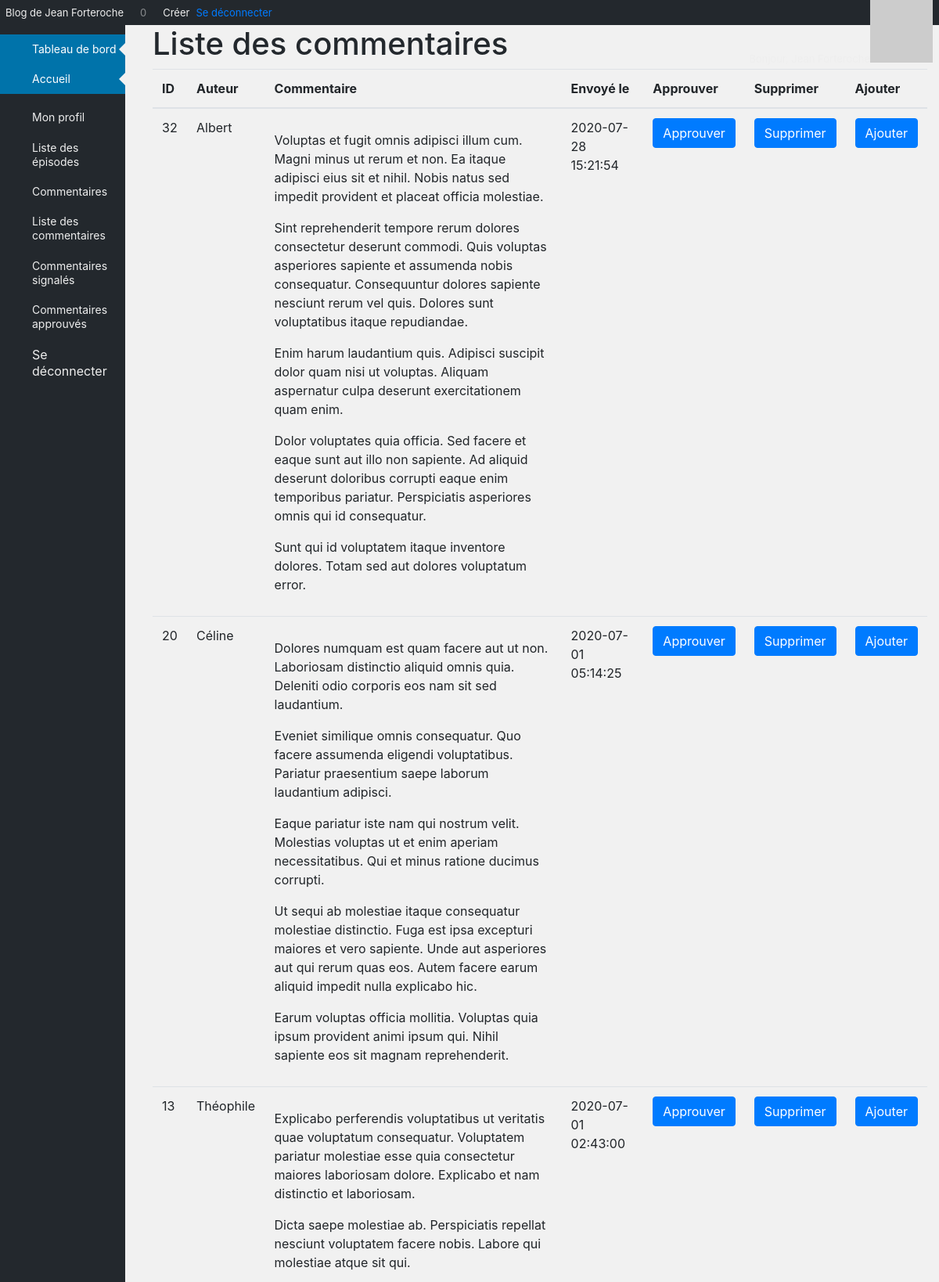
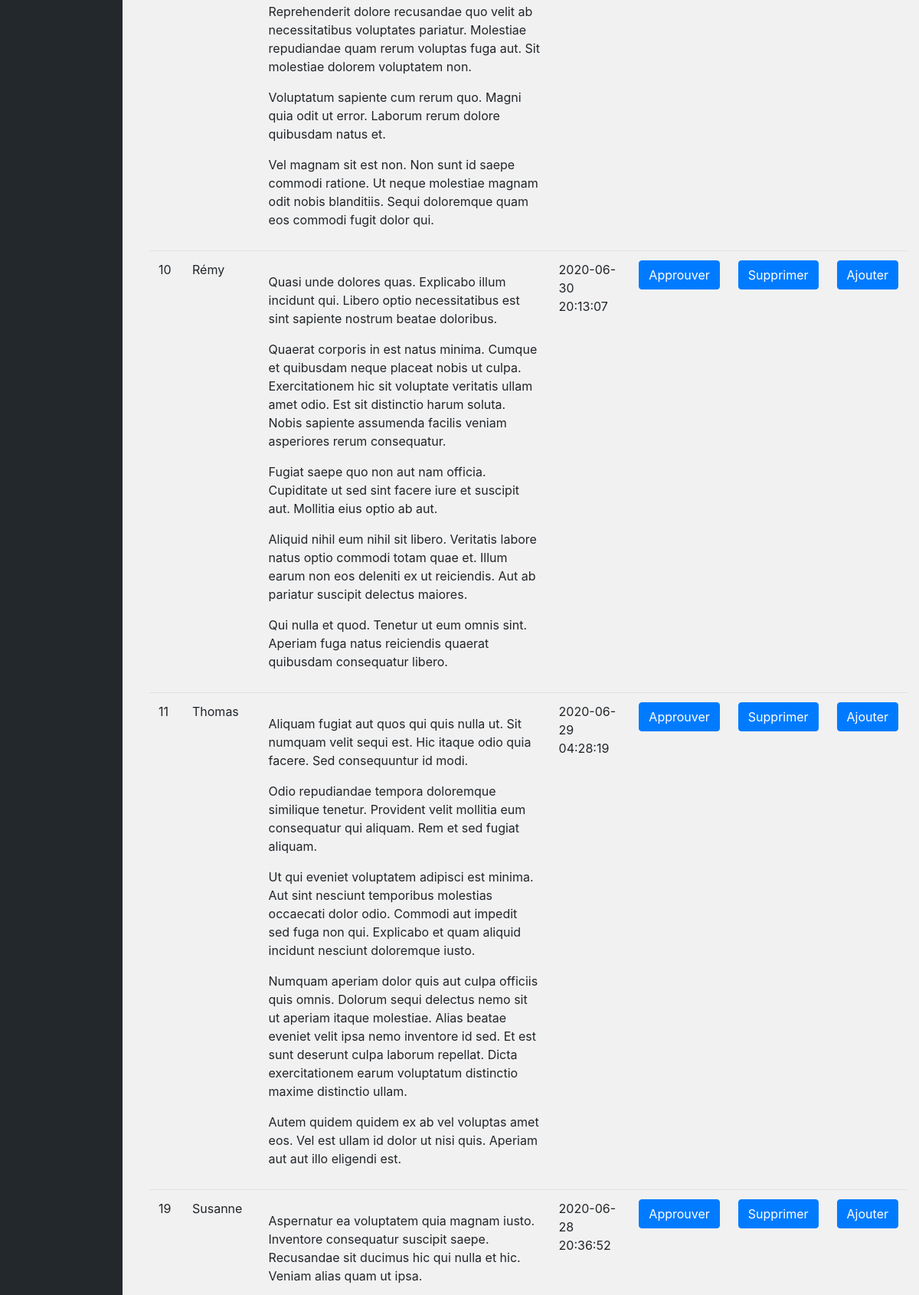
The page /index.php?action=readComments (upper part) on the database its author committed (2 pictures, top to bottom).
### tables this page shows
CREATE TABLE IF NOT EXISTS `Comments` (
  `id` int(11) NOT NULL AUTO_INCREMENT,
  `pseudo` varchar(255) NOT NULL,
  `comment` text NOT NULL,
  `comment_date` datetime NOT NULL,
  `post_id` int(11) NOT NULL,
  `reported` int(3) NOT NULL DEFAULT 0,
  `approved` int(3) NOT NULL DEFAULT 0,
  PRIMARY KEY (`id`),
  CONSTRAINT `fk_posts_id` FOREIGN KEY (`post_id`) REFERENCES `Posts`(`id`) ON DELETE CASCADE
);

### src/View/View.php (called while the page is built, shortened)
<?php
class View
{
    public function render(array $data, string $origin): void
    {
        require_once "..\\templates\\${origin}\\${data['template']}.html.php";
        $content = ob_get_clean();
        require_once "..\\templates\\${origin}\\layout.html.php";
    }
}

### src/Controller/Backoffice/AdminController.php (called while the page is built, shortened)
<?php
class AdminController
{
    private CommentManager $commentManager;
    private View $view;
    public function __construct(AdminManager $adminManager, PostManager $postManager, CommentManager $commentManager, View $view)
    {
        $this->commentManager = $commentManager;
        $this->view = $view;
    }
    public function readComments(): void
    {
        $dataComments = $this->commentManager->showAllComment();
        $this->view->render(['template' => 'readcomments', 'allcomment' => $dataComments], 'backoffice');
    }
}

### public/index.php (called while the page is built, shortened)
<?php
$router = new Router();
$router->run();

### src/Model/commentManager.php (called while the page is built, shortened)
<?php
class CommentManager
{
    private $database;
    public function __construct(Database $database)
    {
        $this->database = $database->getPdo();
    }
    public function showAllComment(): ?array
    {
        $request = $this->database->prepare('SELECT id, pseudo, comment, comment_date, post_id, reported, approved FROM Comments ORDER BY comment_date DESC');
        $request->execute();
        return $request->fetchAll();
    }
}

### src/Service/Database.php (called while the page is built, shortened)
<?php
class Database
{
    private $database;
    public function __construct()
    {
        $this->database = new \PDO('mysql:host=localhost;dbname=openclassrooms_project4;port=3306;charset=utf8mb4', 'root', 'vFaGsjLk8WpkQtxYJ8XZXAf690shjBzW', [
            \PDO::ATTR_ERRMODE => \PDO::ERRMODE_EXCEPTION,
            \PDO::ATTR_DEFAULT_FETCH_MODE => \PDO::FETCH_ASSOC
        ]);
    }
    public function getPdo(): \PDO
    {
        return $this->database;
    }
}

### templates/backoffice/readcomments.html.php (the view, shortened to what this page needs)
<main class="container">
    <div class="row">
        <section class="col-12">
            <h1>Liste des commentaires</h1>
            <table class="table">
                <thead>
                    <th>ID</th>
                    <th>Auteur</th>
                    <th>Commentaire</th>
                    <th>Envoyé le</th>
                    <th>Approuver</th>
                    <th>Supprimer</th>
                    <th>Ajouter</th>
                </thead>
                <tbody>
                    <?php foreach($data['allcomment'] as $post): ?>
                        <tr>
                            <td><?=$post['id']?></td>
                            <td><?=$post['pseudo']?></td>
                            <td><?=$post['comment']?></td>
                            <td><?=$post['comment_date']?></td>
                            <td><a class="btn btn-primary" href="index.php?action=approveComment&id=<?=$post['id']?>">Approuver</a></td>
                            <td><a class="btn btn-primary" href="index.php?action=deleteComment&id=<?=$post['id']?>">Supprimer</a></td>
                            <td><a class="btn btn-primary" href="index.php?action=addComment">Ajouter</a>
                            </td>
                        </tr>
                    <?php endforeach; ?>
                </tbody>
            </table>
        </section>
    </div>
</main>

### src/Service/Router.php (shortened to what this page needs)
<?php
class Router
{
    private AdminController $adminController;
    private PostController $postController;
    private CommentController $commentController;
    private array $get;
    private array $post;
    public function __construct()
    {
        $this->database = new Database();
        $this->adminManager = new AdminManager($this->database);
        $this->postManager = new PostManager($this->database);
        $this->commentManager = new CommentManager($this->database);
        $this->view = new View();
        $this->adminController = new AdminController($this->adminManager, $this->postManager, $this->commentManager, $this->view);
        $this->postController = new PostController($this->postManager, $this->commentManager, $this->view);
        $this->commentController = new CommentController($this->postManager, $this->commentManager, $this->view);
        $this->get = $_GET;
        $this->post = $_POST;
    }
    public function run(): void
    {
        $action = isset($this->get['action']) ? $this->get['action'] : 'home';
        if ($action === 'home') {
            $this->postController->displayHomeWithTheLastThreePosts();
        } elseif ($action === 'detailOfPost' && isset($this->get['id'])) {
            $this->postController->displayDetailOfPost((int)$this->get['id']);
        } elseif ($action === 'listOfPosts') {
            $currentPage = isset($this->get['page']) ? (int) $this->get['page'] : 1;
            $this->postController->displayListOfPosts($currentPage);
        } elseif ($action === 'addComment' && isset($this->get['id'])) {
            $this->commentController->addComment((int)$this->get['id'], $this->post);
        } elseif ($action === 'error' && isset($this->get['id'])) {
            $this->commentController->error((int)$this->get['id']);
        } elseif ($action === 'login') {
            $this->adminController->login($this->post);
        } elseif ($action === 'logout') {
            $this->adminController->logout();
        } elseif ($action === 'blogControlPanel') {
            $this->adminController->blogControlPanel();
        } elseif ($action === 'myProfile') {
            $this->adminController->myProfile();
        } elseif ($action === 'readEpisodes') {
            $this->adminController->readEpisodes();
        } elseif ($action === 'detailEpisode' && isset($this->get['id'])) {
            $this->adminController->detailEpisode((int)$this->get['id']);
        } elseif ($action === 'addEpisode') {
            $this->adminController->addEpisode($this->post);
        } elseif ($action === 'editEpisode' && isset($this->get['id'])) {
            $this->adminController->editEpisode((int)$this->get['id'], $this->post);
        } elseif ($action === 'deleteEpisode') {
            $this->adminController->deleteEpisode((int)$this->get['id'], $this->post);
        } elseif ($action === 'readComments') {
            $this->adminController->readComments();
        } elseif ($action === 'reportedComments') {
            $this->adminController->reportedComments();
        } elseif ($action === 'approvedComments') {
            $this->adminController->approvedComments();
        } elseif ($action === 'approveComment' && isset($this->get['id'])) {
            $this->adminController->approveComment((int)$this->get['id']);
        } elseif ($action === 'addComment') {
            $this->adminController->addComment($this->post);
        } elseif ($action === 'deleteComment') {
            $this->adminController->deleteComment((int)$this->get['id'], $this->post);
        } else {
            echo "Error 404 - cette page n'existe pas<br><a href=http://localhost:8000/?action=home>Aller Ici</a>";
        }
    }
}

### templates/backoffice/layout.html.php (shortened to what this page needs)
<!DOCTYPE html>
<html lang="fr" class="toolbar">
    <head>
        <link rel="stylesheet" type="text/css" href="css/stylebackoffice.css">
    </head>
    <body class="sticky-menu">
        <div id="wrap">
            <div id="adminmenumain" role="navigation" aria-label="Menu Principal">
                <div id="adminmenuback"></div>
                <div id="adminmenuwrap">
                    <ul id="adminmenu">
                        <li id="menu-dashboard" class="menu-top has-submenu has-current-submenu">
                            <a href="index.php?action=blogControlPanel" class="first-item has-submenu has-current-submenu menu-open menu-top menu-top-first menu-icon-dashboard menu-top-last">
                                <div class="menu-image"></div>
                                <div class="menu-name">Tableau de bord</div>
                            </a>
                            <a href="index.php?action=blogControlPanel" class="first-item has-submenu has-current-submenu menu-open menu-top menu-top-first menu-icon-dashboard menu-top-last">
                                <div class="menu-image"></div>
                                <div class="menu-name">Accueil</div>
                            </a>
                        </li>
                        <li class="not-current-submenu menu-separator" aria-hidden="true">
                        </li>
                        <li class="has-submenu not-current-submenu menu-top menu-icon-post open-if-no-js menu-top-first" id="menu-posts">
                            <a href="index.php?action=myProfile" class="has-submenu not-current-submenu menu-top menu-icon-post open-if-no-js menu-top-first" aria-haspopup="true">
                                <div class="menu-image"></div>
                                <div class="menu-name">Mon profil</div>
                            </a>
                        </li>
                        <li class="has-submenu not-current-submenu menu-top menu-icon-post open-if-no-js menu-top-first">
                            <a href="index.php?action=readEpisodes" class="has-submenu not-current-submenu menu-top menu-icon-post open-if-no-js menu-top-first" aria-haspopup="true">
                                <div class="menu-image"></div>
                                <div class="menu-name">Liste des épisodes</div>
                            </a>
                        </li>
                        <li class="has-submenu not-current-submenu menu-top menu-icon-post open-if-no-js menu-top-first">
                            <a href="index.php?action=readComments" class="has-submenu not-current-submenu menu-top menu-icon-post open-if-no-js menu-top-first" aria-haspopup="true">
                                <div class="menu-image"></div>
                                <div class="menu-name">Commentaires</div>
                            </a>
                        </li>
                        <li class="has-submenu not-current-submenu menu-top menu-icon-post open-if-no-js menu-top-first">
                            <a href="index.php?action=readComments" class="has-submenu not-current-submenu menu-top menu-icon-post open-if-no-js menu-top-first" aria-haspopup="true">
                                <div class="menu-image"></div>
                                <div class="menu-name">Liste des commentaires</div>
                            </a>
                        </li>
                        <li class="has-submenu not-current-submenu menu-top menu-icon-post open-if-no-js menu-top-first">
                            <a href="index.php?action=reportedComments&reported=1" class="has-submenu not-current-submenu menu-top menu-icon-post open-if-no-js menu-top-first" aria-haspopup="true">
                                <div class="menu-image"></div>
                                <div class="menu-name">Commentaires signalés</div>
                            </a>
                        </li>
                        <li class="has-submenu not-current-submenu menu-top menu-icon-post open-if-no-js menu-top-first">
                            <a href="index.php?action=approvedComments&approved=1" class="has-submenu not-current-submenu menu-top menu-icon-post open-if-no-js menu-top-first" aria-haspopup="true">
                                <div class="menu-image"></div>
                                <div class="menu-name">Commentaires approuvés</div>
                            </a>
                        </li>
                        <li class="has-submenu not-current-submenu menu-top menu-icon-post open-if-no-js menu-top-first" class="has-submenu not-current-submenu menu-top menu-icon-post open-if-no-js menu-top-first" aria-haspopup="true">
                            <a href="index.php?action=logout">
                                <div class="menu-image"></div>
                                <div class="menu-name">Se déconnecter</div>
                            </a>
                        </li>
                    </ul>
                </div>
            </div>
            <div id="contentofdiv">
                <div id="adminbar" class="nojq">
                    <div id="toolbar" class="quicklinks" role="navigation" aria-lablel="Barre d'outils">
                        <ul id="admin-bar-root-default" class="ab-top-menu">
                            <li id="admin-bar-site-name" class="menu-pop">
                                <a class="ab-item" aria-haspopup="true" href="index.php?home">Blog de Jean Forteroche</a>
                            </li>
                            <li id="admin-bar-comments">
                                <a class="ab-item" aria-haspopup="true" href="index.php?action=readComments">
                                    <span class="ab-label awaiting-mod pending-count count-0" aria-hidden="true">0</span>
                                </a>
                            </li>
                            <li id="admin-bar-new-content">
                                <a class="ab-item" aria-haspopup="true" href="index.php?action=addEpisode">
                                    <span class="ab-label">Créer</span>
                                </a>
                            </li>
                        </ul>
                        <ul id="admin-bar-top-secondary" class="ab-top-secondary ab-top-menu">
                            <li id="admin-bar-my-account" class="menupop with-avatar">
                                <a class="ab-item" aria-haspopup="true" href="index.php?action=blogControlPanelMyProfile">Bonjour, <span class="display-name">Jean Forteroche</span><img alt="" src="https://secure.gravatar.com/avatar/378d2a95f9b1ebd180c282f01137bba8?s=26&amp;d=mm&amp;r=g" srcset="https://secure.gravatar.com/avatar/378d2a95f9b1ebd180c282f01137bba8?s=52&amp;d=mm&amp;r=g 2x" class="avatar avatar-26 photo" loading="lazy" width="26" height="26"></a>
                            </li>
                        </ul>
                    </div>
                    <a class="screen-reader-shortcut" href="index.php?action=logout">Se déconnecter</a>
                </div>
                <div id="body" role="main">
                    <div id="body-content">
                        <?=$content?>
                    </div>
                </div>
            </div>
        </div>
    </body>
</html>

### rows shown on the page
comments: id "32", pseudo "Albert", comment "Voluptas et fugit omnis adipisci illum cum. Magni minus ut rerum et non. Ea itaque adipisci eius sit et nihil. Nobis natus sed impedit provident et placeat officia molestiae. Sint reprehenderit tempore rerum dolores consectetur deserunt commodi. Quis voluptas asperiores sapiente et assumenda nobis consequatur. Consequuntur dolores sapiente nesciunt rerum vel quis. Dolores sunt voluptatibus itaque repudiandae. Enim harum laudantium quis. Adipisci suscipit dolor quam nisi ut voluptas. Aliquam aspernatur culpa deserunt exercitationem quam enim. Dolor voluptates quia officia. Sed facere et eaque sunt aut illo non sapiente. Ad aliquid deserunt doloribus corrupti eaque enim temporibus pariatur.…", comment_date "2020-07-28 15:21:54"
comments: id "20", pseudo "Céline", comment "Dolores numquam est quam facere aut ut non. Laboriosam distinctio aliquid omnis quia. Deleniti odio corporis eos nam sit sed laudantium. Eveniet similique omnis consequatur. Quo facere assumenda eligendi voluptatibus. Pariatur praesentium saepe laborum laudantium adipisci. Eaque pariatur iste nam qui nostrum velit. Molestias voluptas ut et enim aperiam necessitatibus. Qui et minus ratione ducimus corrupti. Ut sequi ab molestiae itaque consequatur molestiae distinctio. Fuga est ipsa excepturi maiores et vero sapiente. Unde aut asperiores aut qui rerum quas eos. Autem facere earum aliquid impedit nulla explicabo hic. Earum voluptas officia mollitia. Voluptas quia ipsum provident animi ipsum…", comment_date "2020-07-01 05:14:25"
comments: id "13", pseudo "Théophile", comment "Explicabo perferendis voluptatibus ut veritatis quae voluptatum consequatur. Voluptatem pariatur molestiae esse quia consectetur maiores laboriosam dolore. Explicabo et nam distinctio et laboriosam. Dicta saepe molestiae ab. Perspiciatis repellat nesciunt voluptatem facere nobis. Labore qui molestiae atque sit qui. Reprehenderit dolore recusandae quo velit ab necessitatibus voluptates pariatur. Molestiae repudiandae quam rerum voluptas fuga aut. Sit molestiae dolorem voluptatem non. Voluptatum sapiente cum rerum quo. Magni quia odit ut error. Laborum rerum dolore quibusdam natus et. Vel magnam sit est non. Non sunt id saepe commodi ratione. Ut neque molestiae magnam odit nobis blanditiis.…", comment_date "2020-07-01 02:43:00"
comments: id "10", pseudo "Rémy", comment "Quasi unde dolores quas. Explicabo illum incidunt qui. Libero optio necessitatibus est sint sapiente nostrum beatae doloribus. Quaerat corporis in est natus minima. Cumque et quibusdam neque placeat nobis ut culpa. Exercitationem hic sit voluptate veritatis ullam amet odio. Est sit distinctio harum soluta. Nobis sapiente assumenda facilis veniam asperiores rerum consequatur. Fugiat saepe quo non aut nam officia. Cupiditate ut sed sint facere iure et suscipit aut. Mollitia eius optio ab aut. Aliquid nihil eum nihil sit libero. Veritatis labore natus optio commodi totam quae et. Illum earum non eos deleniti ex ut reiciendis. Aut ab pariatur suscipit delectus maiores. Qui nulla et quod.…", comment_date "2020-06-30 20:13:07"
comments: id "11", pseudo "Thomas", comment "Aliquam fugiat aut quos qui quis nulla ut. Sit numquam velit sequi est. Hic itaque odio quia facere. Sed consequuntur id modi. Odio repudiandae tempora doloremque similique tenetur. Provident velit mollitia eum consequatur qui aliquam. Rem et sed fugiat aliquam. Ut qui eveniet voluptatem adipisci est minima. Aut sint nesciunt temporibus molestias occaecati dolor odio. Commodi aut impedit sed fuga non qui. Explicabo et quam aliquid incidunt nesciunt doloremque iusto. Numquam aperiam dolor quis aut culpa officiis quis omnis. Dolorum sequi delectus nemo sit ut aperiam itaque molestiae. Alias beatae eveniet velit ipsa nemo inventore id sed. Et est sunt deserunt culpa laborum repellat. Dicta…", comment_date "2020-06-29 04:28:19"
comments: id "19", pseudo "Susanne", comment "Aspernatur ea voluptatem quia magnam iusto. Inventore consequatur suscipit saepe. Recusandae sit ducimus hic qui nulla et hic. Veniam alias quam ut ipsa.", comment_date "2020-06-28 20:36:52"
